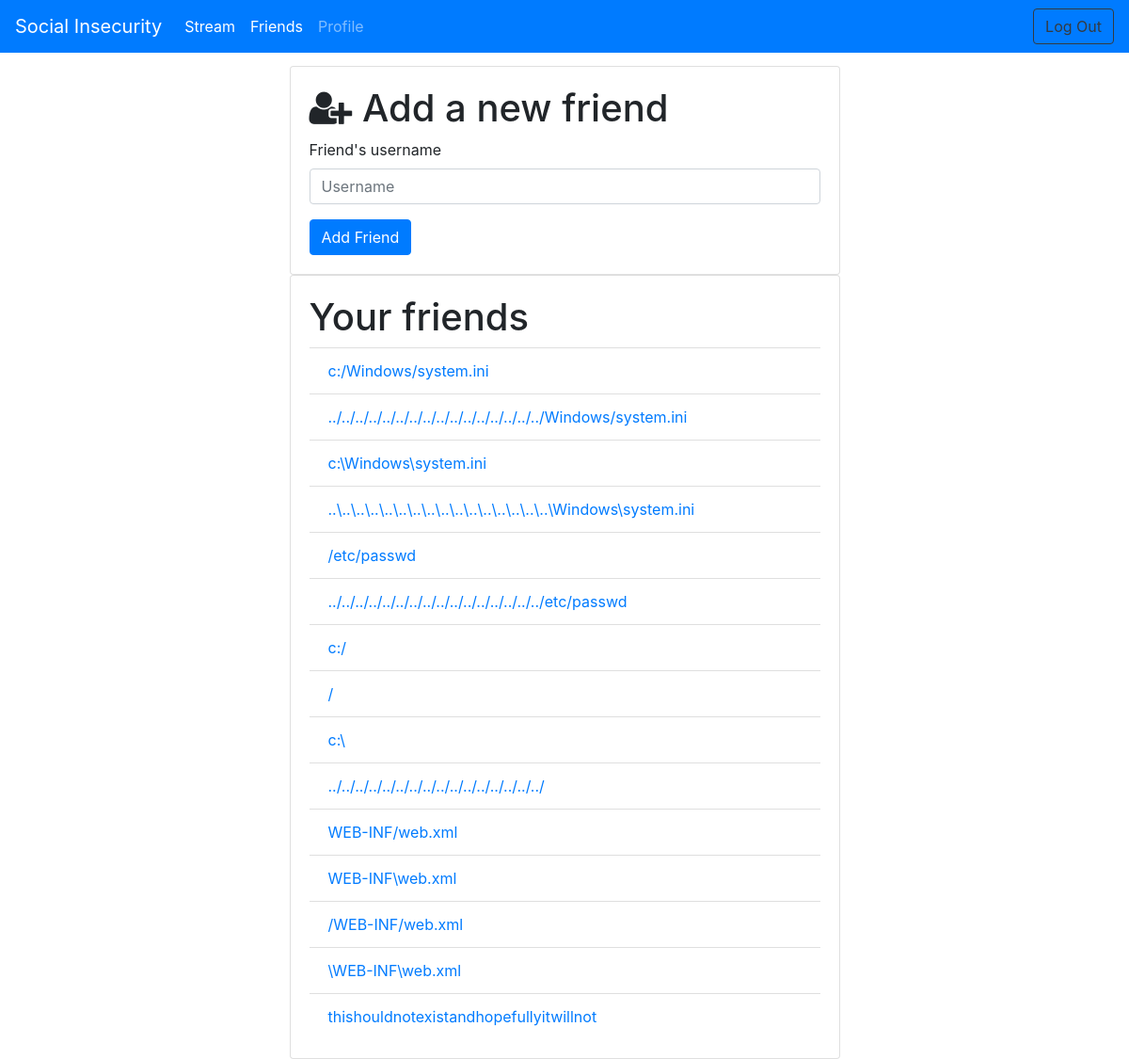
Screenshot of /friends (signed in) with the database file from the repository.
### tables this page shows
CREATE TABLE [Friends](
  u_id INTEGER NOT NULL REFERENCES Users,
  f_id INTEGER NOT NULL REFERENCES Users,
  PRIMARY KEY(u_id, f_id),
  FOREIGN KEY (u_id) REFERENCES [Users](id),
  FOREIGN KEY (f_id) REFERENCES [Users](id)
);

CREATE TABLE [Users] (
  id INTEGER PRIMARY KEY,
  username VARCHAR,
  first_name VARCHAR,
  last_name VARCHAR,
  [password] VARCHAR,
  education VARCHAR DEFAULT 'Unknown',
  employment VARCHAR DEFAULT 'Unknown',
  music VARCHAR DEFAULT 'Unknown',
  movie VARCHAR DEFAULT 'Unknown',
  nationality VARCHAR DEFAULT 'Unknown',
  birthday DATE DEFAULT 'Unknown'
);

### app/routes.py (the view)
@app.route('/friends', methods=['GET', 'POST'])
@login_required
def friends():
    session["username"] = current_user.get_id()
    username = session["username"]
    if session["username"] == None:
        return redirect("/index")
    if username != session.get("username"):
        flash("Access denied: Not logged in!")
        return redirect(url_for('index'))
    form = FriendsForm()
    user = query_db('SELECT * FROM Users WHERE username="{}";'.format(username), one=True)
    if form.is_submitted():
        friend = query_db('SELECT * FROM Users WHERE username="{}";'.format(form.username.data), one=True)
        if friend is None:
            flash('User does not exist')
        else:
            friend_query(user['id'], friend['id'])
    all_friends = query_db('SELECT * FROM Friends AS f JOIN Users as u ON f.f_id=u.id WHERE f.u_id={} AND f.f_id!={} ;'.format(user['id'], user['id']))
    res = make_response(render_template('friends.html', title='Friends', username=username, friends=all_friends, form=form))
    count = int(request.cookies.get('visit-firend-count', 0))
    count += 1
    res.set_cookie('visit-firend-count', str(count))
    return res

### app/forms.py
class FriendsForm(FlaskForm):
    Meta
    username = StringField('Friend\'s username', render_kw={'placeholder': 'Username'})
    submit = SubmitField('Add Friend')

### app/__init__.py (called while the page is built)
def get_db():
    db = getattr(g, '_database', None)
    if db is None:
        db = g._database = sqlite3.connect(app.config['DATABASE'])
    db.row_factory = sqlite3.Row
    return db

def query_db(query, one=False):
    db = get_db()
    cursor = db.execute(query)
    rv = cursor.fetchall()
    cursor.close()
    db.commit()
    return (rv[0] if rv else None) if one else rv

@app.teardown_appcontext
def close_connection(exception):
    db = getattr(g, '_database', None)
    if db is not None:
        db.close()

### app/routes.py (called while the page is built)
@login_manager.user_loader
def load_user(username):
    return User.get_name_User_query(username)

@app.after_request
def add_header(response):
    response.headers['Content-Security-Policy'] = "default-src 'none'; script-src 'self' https://stackpath.bootstrapcdn.com https://cdnjs.cloudflare.com https://code.jquery.com; style-src 'self' https://maxcdn.bootstrapcdn.com/ https://stackpath.bootstrapcdn.com; img-src 'self' https: data:; font-src 'self' https://maxcdn.bootstrapcdn.com"
    response.headers['X-Frame-Options'] = 'SAMEORIGIN'
    response.headers['X-Content-Type-Options'] = 'NOSNIFF'
    response.headers['X-XSS-Protection'] = '1; mode=block'
    return response

    def get_id(self):
        return self.__username

    def get_name_User_query(username):
        query = query_db('SELECT * FROM Users WHERE username="{}";'.format(username), one=True)
        user = User(username=query['username'], password=query['password'], id=query['id'])
        return user

### app/templates/friends.html (shortened to what this page needs)
{% extends "base.html" %}
{% import "bootstrap/wtf.html" as wtf %}
{% block content %}
<div class="container-flex justify-content-center">
    <div class="row justify-content-center">
        <div class="col-sm-12 col-lg-6">
            <div class="card">
                <div class="card-body">
                    <h1 class="card-text"><span class="fa fa-user-plus"></span>&nbsp;Add a new friend</h1>
                    <form action="" method="POST" novalidate>
                        {{ wtf.form_field(form.username) }}
                        {{ wtf.form_field(form.submit, class="btn btn-primary") }}
                    </form>
                </div>
            </div>
        </div>
    </div>
    <div class="row justify-content-center">
        <div class="col-sm-12 col-lg-6">
            <div class="card">
                <div class="card-body">
                    <h1 class="card-text">Your friends</h1>
                    <ul class="list-group list-group-flush">
                        {% for friend in friends %}
                        <li class="list-group-item"><a href={{url_for('profile', username=friend.username)}}>{{friend.username}}</a></li>
                        {% endfor %}
                    </ul>
                </div>
            </div>
        </div>
    </div>
</div>
{% endblock %}

### app/static/css/general.css (style rules this page uses)
body { padding-top: 70px }

### rows the page displays
Friends: username "c:/Windows/system.ini"
Friends: username "../../../../../../../../../../../../../../../../Windows/system.ini"
Friends: username "c:\\Windows\\system.ini"
Friends: username "..\\..\\..\\..\\..\\..\\..\\..\\..\\..\\..\\..\\..\\..\\..\\..\\Windows\\system.ini"
Friends: username "/etc/passwd"
Friends: username "../../../../../../../../../../../../../../../../etc/passwd"
Friends: username "c:/"
Friends: username "/"
Friends: username "c:\\"
Friends: username "../../../../../../../../../../../../../../../../"
Friends: username "WEB-INF/web.xml"
Friends: username "WEB-INF\\web.xml"
Friends: username "/WEB-INF/web.xml"
Friends: username "\\WEB-INF\\web.xml"
Friends: username "thishouldnotexistandhopefullyitwillnot"
